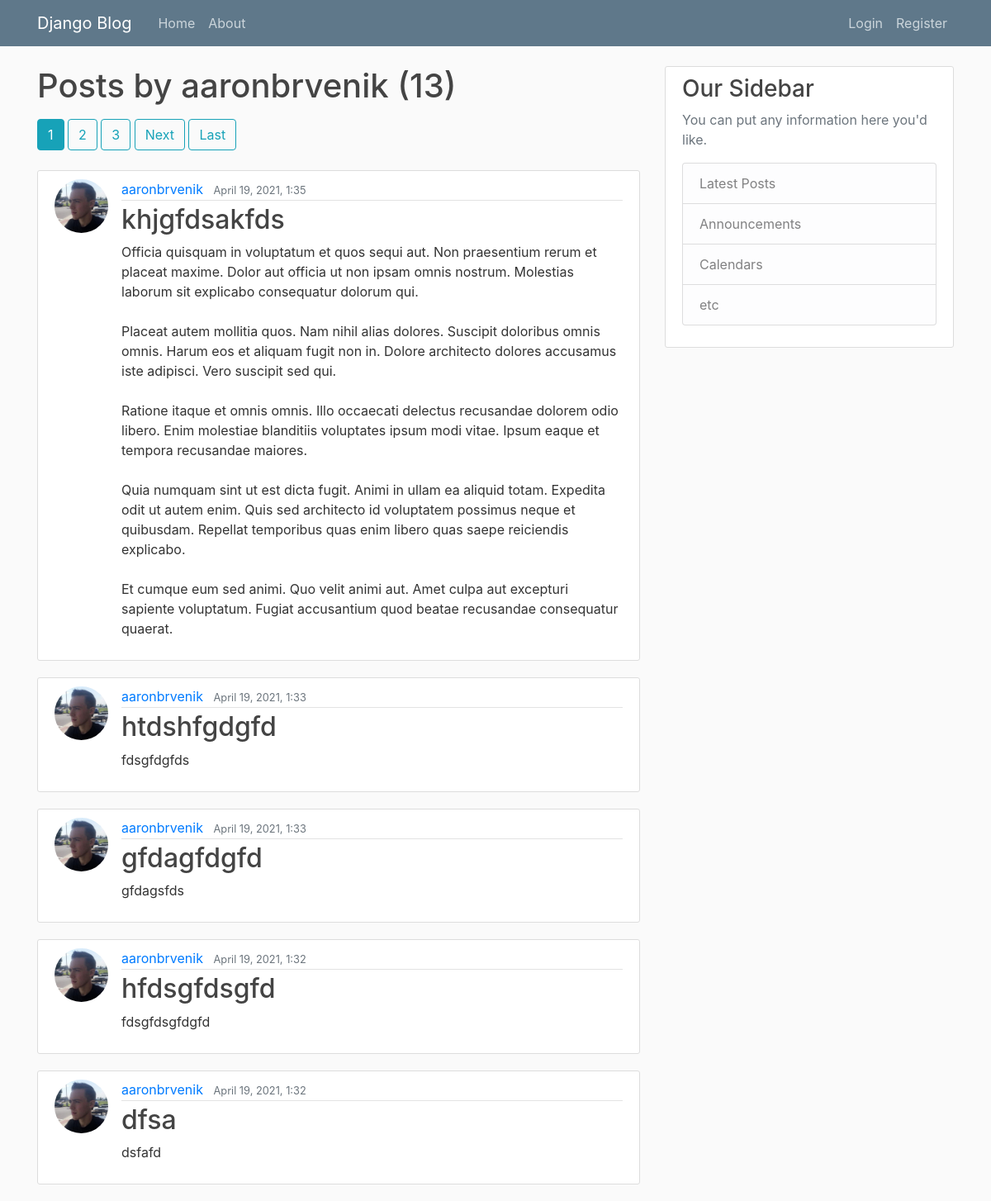
The app's page /user/aaronbrvenik with its own data.
### blog/models.py (models this page shows, shortened)
class Post(models.Model):
    title = models.CharField(max_length=100)
    content = models.TextField()
    date_posted = models.DateTimeField(default=timezone.now)
    last_modified = models.DateTimeField(auto_now=True)
    author = models.ForeignKey(User, on_delete=models.CASCADE)

### users/models.py (models this page shows, shortened)
class Profile(models.Model):
    user=models.OneToOneField(User, on_delete=models.CASCADE)
    image = models.ImageField(default='default.jpg', upload_to='profile_pics')

### blog/views.py (the view)
# urls.py: path('user/<str:username>', UserPostListView.as_view(), name='user-posts'),
class UserPostListView(ListView):
    model = Post
    template_name = 'blog/user_posts.html' #<app>/<model>_<viewtype>.html
    context_object_name = 'posts'
    paginate_by=5
    def get_queryset(self):
        user=get_object_or_404(User, username=self.kwargs.get('username'))
        return Post.objects.filter(author=user).order_by('-date_posted')

### blog/templates/blog/user_posts.html (shortened to what this page needs)
{% extends "blog/base.html" %} {% block content %}
<h1 class = "mb-3">Posts by {{ view.kwargs.username }} ({{page_obj.paginator.count}})</h1>
{% if is_paginated %}
      {% for num in page_obj.paginator.page_range %}
        {% if page_obj.number == num %}
          <a class="btn btn-info mb-4" href="?page={{ num }}">{{ num }}</a>
        {% elif num > page_obj.number|add:'-3' and num < page_obj.number|add:'3' %}
          <a class="btn btn-outline-info mb-4" href="?page={{ num }}">{{ num }}</a>
        {% endif %}
      {% endfor %}
      {% if page_obj.has_next %}
        <a class="btn btn-outline-info mb-4" href="?page={{ page_obj.next_page_number }}">Next</a>
        <a class="btn btn-outline-info mb-4" href="?page={{ page_obj.paginator.num_pages }}">Last</a>
      {% endif %}
    {% endif %}
{% for post in posts %}
<article class="media content-section">
  <img
    class="rounded-circle article-img"
    src="{{post.author.profile.image.url}}"
  />
  <div class="media-body">
    <div class="article-metadata">
      <a class="mr-2" style="text-decoration: none" href="{% url 'user-posts' post.author.username %}"
        >{{ post.author }}</a
      >
      <small class="text-muted"
        >{{ post.date_posted|date:"F d, Y, g:i" }}</small
      >
    </div>
    <h2>
      <a class="article-title" href="{% url 'post-detail' post.id %}"
        >{{ post.title }}</a
      >
    </h2>
    <p class="article-content">{{ post.content }}</p>
  </div>
</article>
{% endfor %}
{% endblock content %}

### blog/static/blog/main.css (style rules this page uses)
body { background: #fafafa; color: #333333; margin-top: 5rem; }
h1, h2, h3, h4, h5, h6 { color: #444444; }
.content-section { background: #ffffff; padding: 10px 20px; border: 1px solid #dddddd; border-radius: 3px; margin-bottom: 20px; }
.article-title { color: #444444; text-decoration: none; }
.article-content { white-space: pre-line; }
.article-img { height: 65px; width: 65px; margin-right: 16px; }
.article-metadata { padding-bottom: 1px; margin-bottom: 4px; border-bottom: 1px solid #e3e3e3; }

### records on screen
Post: author.profile.image (picture), author "aaronbrvenik", date_posted "April 19, 2021, 1:35", title "khjgfdsakfds", content "Officia quisquam in voluptatum et quos sequi aut. Non praesentium rerum et placeat maxime. Dolor aut officia ut non ipsam omnis nostrum. Molestias laborum sit explicabo consequatur dolorum qui. Placeat autem mollitia quos. Nam nihil alias dolores. Suscipit doloribus omnis omnis. Harum eos et aliquam fugit non in. Dolore architecto dolores accusamus iste adipisci. Vero suscipit sed qui. Ratione itaque et omnis omnis. Illo occaecati delectus recusandae dolorem odio libero. Enim molestiae blanditiis voluptates ipsum modi vitae. Ipsum eaque et tempora recusandae maiores. Quia numquam sint ut est dicta fugit. Animi in ullam ea aliquid totam. Expedita odit ut autem enim. Quis sed architecto id…"
Post: author.profile.image (picture), author "aaronbrvenik", date_posted "April 19, 2021, 1:33", title "htdshfgdgfd", content "fdsgfdgfds"
Post: author.profile.image (picture), author "aaronbrvenik", date_posted "April 19, 2021, 1:33", title "gfdagfdgfd", content "gfdagsfds"
Post: author.profile.image (picture), author "aaronbrvenik", date_posted "April 19, 2021, 1:32", title "hfdsgfdsgfd", content "fdsgfdsgfdgfd"
Post: author.profile.image (picture), author "aaronbrvenik", date_posted "April 19, 2021, 1:32", title "dfsa", content "dsfafd"

### other values on screen
{{ view.kwargs.username }} "aaronbrvenik"
{{ page_obj.paginator.count }} "13"
{{ num }} "1"
{{ num }} "2" "3"
